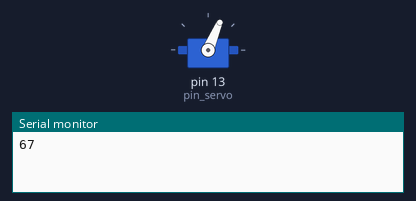
Simulated run of this sketch. Board: Arduino Uno, built with avr-gcc and run on an emulated ATmega328P. On the bench: servo, the last lines printed to the serial monitor. Random numbers use the default seed unless the sketch sets one.

Above: at 0.1 s.
At 9.1 s:
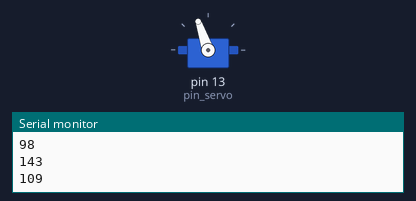
At 19.1 s:
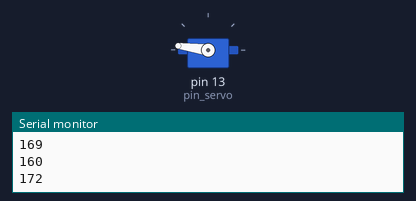
At 39.1 s:
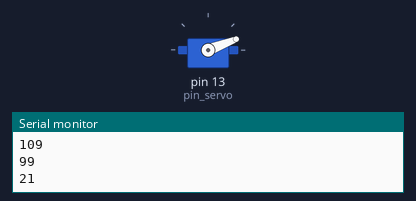
Timing chart, 0 to 40.0 s (numbered marks = the images above):
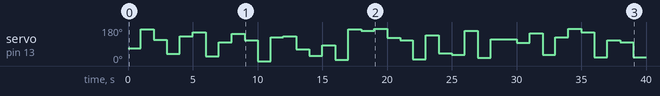

The sketch:

ej1.ino
```cpp
// C++ code
//
#include "Servo.h"

#define pin_servo 13
Servo servo;
int angulo = 0;

void setup()
{
  Serial.begin(9600);
  servo.attach(pin_servo);
}

void loop()
{
  angulo = random(0, 180);
  Serial.println(angulo);
  servo.write(angulo);
  delay(1000);
}
```

Measured:
- by itself, servo on pin 13 (pin_servo): 67° → 169° at 1.0 s, → 113° 1.0 s later, → 38° 1.0 s later, → 130° 1.0 s later, … (39 changes in this stretch)
